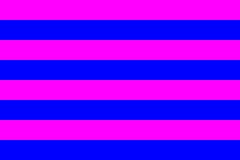
Frame 1 (no input)
Frame 60 (the mouse pressed at the canvas centre just before this capture): identical to frame 1, image omitted
Frame 120 (the mouse held since frame 60 and released just before this capture): identical to frame 1, image omitted

The Processing sketch that drew this single still picture (run headless with seeded random() and noise(); from frame 60 on, the mouse is pressed at the canvas centre):

// Processing sketch: horizontal_stripes
// ── horizontal_stripes.pde
float rectHeight, step;

void setup() {
  size(240, 160);
  pixelDensity(2);

  rectHeight = 20;
  step = 40;
}

void draw() {
  background(255, 0, 255);
  noStroke();
  fill(0, 0, 255);
  
  for (int i = 20; i < height; i += step) {
    rect(0, i, width, rectHeight);
  }
}
